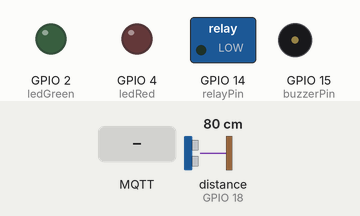
Recording of a sketch running on a simulated ESP32-S3. Shown: switched loads named in the sketch (green lamp = pin HIGH), output pins drawn as LEDs (lit = HIGH), buzzer (waves = sounding). Wiring (inferred from the names in the program): ultrasonic range finder: trigger GPIO 5; echo GPIO 18. The inputs (shaded band) are chosen by the test bench; at power-on: distance to the obstacle (sensor on GPIO 18) 80 cm. The echo pulse lasts 58.3 µs per cm; WiFi joins after 1.5 s; servers stay silent unless stated; the local clock reads 2024-03-15 10:24:30 at power-on unless the sketch sets it; no MQTT or app messages arrive unless stated; pins used as bus, display or sensor lines are not drawn; what the sketch prints to the serial monitor is not drawn.

Above: at 2.7 s.
2.8 s: MQTT message "1" arrives on the first subscribed topic
At 8.0 s:
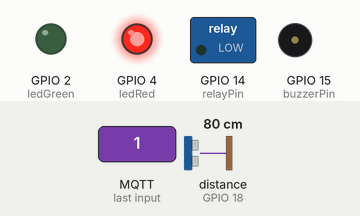
9.7 s: distance to the obstacle (sensor on GPIO 18) set to 55 cm
12.7 s: distance to the obstacle (sensor on GPIO 18) set to 48 cm
19.7 s: MQTT message "on" arrives on the first subscribed topic
At 23.7 s:
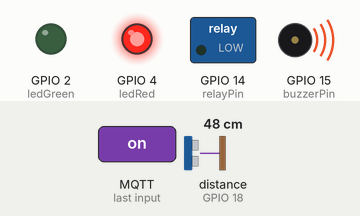
24.7 s: MQTT message "0" arrives on the first subscribed topic
At 33.1 s:
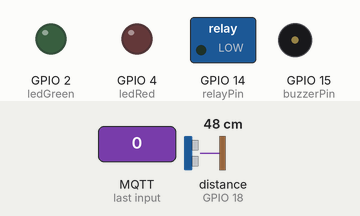
Timing chart, 0 to 34.1 s (numbered marks = the images above; inputs shaded):
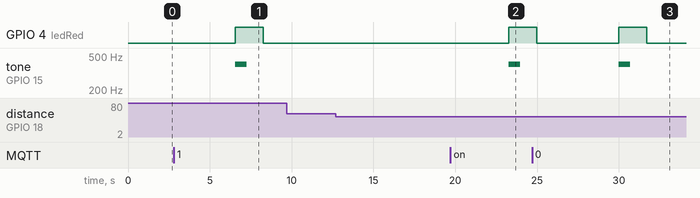

Measured:
- after the input at 2.8 s, GPIO 4 (ledRed): LOW → HIGH after 3.8 s, → LOW 1.7 s later; tone on GPIO 15 (buzzerPin): silent → 400 Hz after 3.8 s, → silent 0.70 s later
- after the input at 9.7 s, every drawn part: stays the same
- after the input at 12.7 s, every drawn part: stays the same
- after the input at 19.7 s, GPIO 4 (ledRed): LOW → HIGH after 3.6 s; tone on GPIO 15 (buzzerPin): silent → 400 Hz after 3.6 s, → silent 0.70 s later
- after the input at 24.7 s, tone on GPIO 15 (buzzerPin): silent → 400 Hz after 5.3 s, → silent 0.70 s later

The sketch:

Device_Iot_Arduino.ino
```cpp
#include <Arduino.h>
#include <WiFi.h>
#include <ArduinoJson.h>
#include <WiFiClientSecure.h>
#include <PubSubClient.h>
#include "time.h" // Para sincronización NTP

// ===================== CONFIGURACIÓN Wi-Fi y MQTT =====================
const char *ssid = "abc";
const char *password = "";
const char* mqtt_server = "totox.local"; // Dirección o IP del broker
const int mqtt_port = 8883;

// Tópicos MQTT
const char* topic_rostro = "sensor/rostro";      // Para recibir mensaje de detección facial
const char* topic_distancia = "sensor/distancia"; // Para enviar mensaje cuando alguien está cerca

// ===================== CERTIFICADOS (Mutua Autenticación) =====================

const char* ca_cert = \
"-----BEGIN CERTIFICATE-----\n" \
"MIIFCTCCAvGgAwIBAgIULdSVvYRBWJEOBOAS6C652y35a1EwDQYJKoZIhvcNAQEL\n" \
"BQAwFDESMBAGA1UEAwwJTXlNUVRULUNBMB4XDTI1MTEwNzIzMjU0MloXDTM1MTEw\n" \
"NTIzMjU0MlowFDESMBAGA1UEAwwJTXlNUVRULUNBMIICIjANBgkqhkiG9w0BAQEF\n" \
"AAOCAg8AMIICCgKCAgEA05vtdVpbELZMPvcY8YMO5irlf1MwtzX4h5OxR5czmtr6\n" \
"IYTD/Vcpd8BFjrxhv48YTTVEzVEdyxuuMWhT0uwAN1Tr7cZYdKhhQakdDzCjgcOW\n" \
"M5nOI34tlZ4L3MsOzqh463lWknU7/Ihq088wn1tE0//C87LzXPOp4BR7IIjsmvdK\n" \
"s31bqweLvWY/f6NNIWA5M3ckaITpBsASIYx8AEunqyb6qRyt9w/PstThJcqd9O9o\n" \
"ebHJMyEMQNjlQ0JrCFIhkDafNF1a/sKOU/ozU2n58d7+J577qxM9i7BIe4H4vWEl\n" \
"DsAGgifF4s7oBZI0KYqeSWUsUjvaPy8Z6vBeJTNznssKvRkac4Jt5WfO24GQz9On\n" \
"4qZXkpr3/b7wEE/mXeQnl6ZjEUB7FX+TEr+jwMgbsIMZH/x+cHkgXYdT1p8niEh1\n" \
"wge6KwVJqnrEdXz6SS56A4gtIh9RCVpEgNVBUepy0Kxmbi6yOE2G50xrZbacN3RW\n" \
"V7Id7JFGK0QekTUVmnXXRaii6j8mCO1s8o+PlFL5wuxmuRFUqngEyctz/4ozwNHC\n" \
"5kEu2QwVwVIQuGXQEOum+a6LCE1Dk/yTHj0c03deZ63VuRcQacGyqV/niEHxckgX\n" \
"po0fHghQNarQcyjfJ368KINah9VD6rJm0Rcz2SWazQzbRBVE3v5gQYP/nZYoI0cC\n" \
"AwEAAaNTMFEwHQYDVR0OBBYEFNIw18JL/ZbPkkTLolwycOPp4EMyMB8GA1UdIwQY\n" \
"MBaAFNIw18JL/ZbPkkTLolwycOPp4EMyMA8GA1UdEwEB/wQFMAMBAf8wDQYJKoZI\n" \
"hvcNAQELBQADggIBAM/FahYtOtxB7T4CIHEpIMPJLXVMPChnpQOB11XzUhmUehdQ\n" \
"sLsP1QsHAGjlYNS+KN3lBePd105K1DzLtvNydKqjfHoPtxrRevJUjbt3xNMvqgXb\n" \
"9x3qVKEF1s++BcY+DFUV8yDGmQZzeOvPr9kjSw63iH1IJKFTZ/ra3JqMCF7BkcLN\n" \
"hSiXVJOHXdkAaxK5Frjil7RLdYwTxnZec7jjENV8dFJBgJWeAfDBG07zI90MqYXj\n" \
"q+VBQ+g/GwVf7+Zjt7UPvX1XzJehTrCKw/gVhVnqTwGsdue5t+oXVmsqYFFOHgtX\n" \
"r3SYhxY3muOX0Gof7ueWB5SsdTgiuN+evS5Nhw2H1vTiuDY1Nc4JsaArOHwfa16H\n" \
"4jYxbn9vrGvK+iliMJo/pfUgWqoTQn47/gWB3SyD663CYzZuyRVVu02TKAStUKeO\n" \
"tLIc1i3DvwCM8h/VNByMBft20N9lO7vt3k9VUKKYS9sYk30a1rhtUtnSxJM1gnTM\n" \
"5JvHyq9nlSiLnw/WuaB73/XStA779tX9ISxTPXUKHpZaO8XUF9rwc3E4R8gb2Y1I\n" \
"I0VZ8PhvfukhR1gZlol5/g5a82NzWLUlxxrvcjFxOFUoawTkOOTMGKXj3cQUwunK\n" \
"ER+1JgNdegGytY6IAzPN0M5P7RF2wRm6FSfOihztwyydAVcM3bcyV1lhxtVJ\n" \
"-----END CERTIFICATE-----\n" ;


const char* client_cert = \
"-----BEGIN CERTIFICATE-----\n" \
"MIID+zCCAeOgAwIBAgIUF1XjY5MzjY6GMynHa98zc5vZ+2cwDQYJKoZIhvcNAQEL\n" \
"BQAwFDESMBAGA1UEAwwJTXlNUVRULUNBMB4XDTI1MTEwNzIzMjcxM1oXDTI2MTEw\n" \
"NzIzMjcxM1owFzEVMBMGA1UEAwwMZXNwMzItY2xpZW50MIIBIjANBgkqhkiG9w0B\n" \
"AQEFAAOCAQ8AMIIBCgKCAQEAkySgA71MGslavXY7FpJNr8Q3ILCRfaEB4pYSVSpJ\n" \
"49m3RW576PM40KhzZmrf0KObOJx6l/16/z+hY4IhF+O79rPfPXbbYXNDdYwgms+I\n" \
"UNswrsFYmQ3bz6iTy5J5+ecK2A1KcHj9asUTioMLBTinZFXeu4hO3S0F4eq+DhtR\n" \
"5eWdW0U4xyWM6bBqyBIl010my4XEqzZ4wmjw5/MAZ/D5YGSXsJGkY3yQNnt7oay7\n" \
"onwEjuluDlMKr32RrpRejs7VgmtsqkiZvJjpZ9AzmDjmN/E/Dim1cLajgOu23GTa\n" \
"cuxq58AKHBRqJh9JAN1KKjHDc/hwfhQwRm+ZSsQNMUsHLQIDAQABo0IwQDAdBgNV\n" \
"HQ4EFgQUBFM7V2lqYtmNc4CwRJ+e/IgjtxowHwYDVR0jBBgwFoAU0jDXwkv9ls+S\n" \
"RMuiXDJw4+ngQzIwDQYJKoZIhvcNAQELBQADggIBAMmrI2jeMqBx4yRTRoyAmC1N\n" \
"1VQEpqi7dfUK7P3z2GkQBQslTZ7Mmqi1Um/5Hg5cV+FLp+4Ovhn73Qg05qWQjiye\n" \
"uLljQB7ObUnFsXW3wQNZ3b9zYN1z8duqprwTFjxfqBIs+TNmCf0v8g/kCRsczeCq\n" \
"7fxH+aeIP2Saphv6YH47fDd+NtDZB13c17+BKAlrtoLEFySLTPwWrPijFaUU8pb1\n" \
"/eBuhE42dFamUidxJ/Zz7CcqHy4Hn+PG0kQIJYDwHWQ4x2i3oqVUEatdCc9Lf5a0\n" \
"CYKuxr/HEeCpFyjngk21wzPYcBSBaYkIbYO0404etmBlxtoLYl4x1ZlU+0ay7bVL\n" \
"mS9oTk96RUVCbh91MJOeuj9YFnucCjTjiz4/rMpbD5T/qMyskS35tpo6g8rBgyxU\n" \
"4JEDJDKYXoK+1skmboyRtFvgYzO5a8rXgeAYyKOZs/XsVSwjumaIZKhjsnURAIJ7\n" \
"1pN00uGBbw2suBSLkFXUTRBNdqCGc+Hf/UrU4++cbhddjO9G6zlcW/hlkFJqrHCy\n" \
"+BfC3GiUT8ZdTh8KzzjynrOELj1pDOJLNYfnj6B6A2RrzsiSu0quiaePmZNd/7nb\n" \
"fQcutjIa/ZwQ5IHassf71uYhfcm75TAixv8ytqC2ni6Bi/Cr3DexKXOMHy/skzwC\n" \
"GsojdU0ZoRT+dBtay5gd\n" \
"-----END CERTIFICATE-----\n";


const char* client_key = \
"-----BEGIN PRIVATE KEY-----\n" \
"MIIEvgIBADANBgkqhkiG9w0BAQEFAASCBKgwggSkAgEAAoIBAQCTJKADvUwayVq9\n" \
"djsWkk2vxDcgsJF9oQHilhJVKknj2bdFbnvo8zjQqHNmat/Qo5s4nHqX/Xr/P6Fj\n" \
"giEX47v2s989dtthc0N1jCCaz4hQ2zCuwViZDdvPqJPLknn55wrYDUpweP1qxROK\n" \
"gwsFOKdkVd67iE7dLQXh6r4OG1Hl5Z1bRTjHJYzpsGrIEiXTXSbLhcSrNnjCaPDn\n" \
"8wBn8PlgZJewkaRjfJA2e3uhrLuifASO6W4OUwqvfZGulF6OztWCa2yqSJm8mOln\n" \
"0DOYOOY38T8OKbVwtqOA67bcZNpy7GrnwAocFGomH0kA3UoqMcNz+HB+FDBGb5lK\n" \
"xA0xSwctAgMBAAECggEANOi3BxEyw/ECSV0xmwipmZmvDvieoDNcd6rp1ajan+0h\n" \
"6vvy301R8SmZMUsdxqqFvoH5zRxO9WhecmcQ2kO/y1JbZAEQmoZ1S9fCw5f7VsOy\n" \
"Sixo3MQwdYeS+WDmrlcHPa/tw+qliRZrU+OR+2MnQbtk1z8IyJwPYPBlPbJSLR1r\n" \
"X0PcxV2FnR4VCsJ2vlUx9CnPZXQhYG0N+EnO6ahyz9gB/7dtl32l2VlmfdKrAvFb\n" \
"pL8NUAppc/fXAa/rlLQJyKvACOMoxlc2Tz5pZTHcADxLX/W5uXmwzDXJyhgi30qQ\n" \
"MVn7CdqQAUpi1eAUclOJB/OprcoT8PmOJqJYtXP7OwKBgQDJU0vZofUi/sgm6Ull\n" \
"ehQKrvQgw4/LVOVQqdg6NQ6r4jWi0sLdFyPpvnZCVz6vV3EQ686oK8N4MN3/m6aU\n" \
"cxPShXqNH0CARpS9oVX9ieo3aSa0yFijyYmZl4fjthJx7y2BPv2wCfmZonfqWZO2\n" \
"o7QqHmkL7xFWm0N5g5ggoyNPbwKBgQC7GmxF1i6rn3yGts6Z6p8Vp6Y8ivQ0nE2l\n" \
"q6iIfWye2GOc4b8Zb9LHFKJrA+dB7JqQaQbszq2w4BB1DsN5T5c+iH2xQ4br9yCQ\n" \
"7gR9NEQ67XG988lZOrkD6ovDjRyTSjFG1cI5ASgmmjZzC+pZpYFyNcWa2UPC+uBw\n" \
"GXeB5rYFIwKBgB9xvxsSzLLWkHRjY29SDedNRBwJ71+WtupOXNNajhwSjMYNnRnj\n" \
"D1zmvpnF/qhsQ+Ccs/5YN4OCPmo56V6uSp5K8sUv6GcgnwKvPDsJW2ekKMN7tzx9\n" \
"sdwnarYKLf9VmAnjyMPCCxYP5iLYMtYH44/giA+xG0gnn/ZOs2gFkvJJAoGBAJA0\n" \
"gkSlGl1eU6zEkqGgajJXf1FkS2mNGm9YyVFBUglvf/73IsFpJUwZBEF0xbVStaId\n" \
"wJ+df9M2Lpj54wDJrikdK7sG76NIWgo52K3jLb85KJQdpA8oqlZxXH1Acki3Qxl0\n" \
"QPiMgrSV4Od0xI+JdyZeeUmqsIZDs93SUwCEn79/AoGBAKD3jbUIpZVF6MSzURpf\n" \
"mzhspnzXrYndvMFJuVttj0/OuLI36ARH/k6LFEYtBqGQKYTEZ0i6oN0MvL27jBxS\n" \
"ytCw2GK93WwpoldC7oP2gGsUkOxs4VZ3cDq8SNkOyY0+IOMILkxmj0geG2OF7Ahn\n" \
"ZzB8eva/t+cxJApUtyzXD+E2\n" \
"-----END PRIVATE KEY-----\n";


// ===================== OBJETOS GLOBALES =====================

WiFiClientSecure espClient;
PubSubClient client(espClient);


// ===================== PINES =====================
const int ledGreen   = 2;   // LED ok (GPIO 2)
const int ledRed     = 4;   // LED deny (GPIO 4)
const int trigPin    = 5;   // Trigger del sensor ultrasónico (GPIO 5)
const int echoPin    = 18;  // Echo del sensor ultrasónico (GPIO 18)
const int relayPin   = 14;  // Pin para controlar el relay (GPIO 14)
const int buzzerPin  = 15;  // Buzzer (GPIO 15)

// ===================== FUNCIONES =====================

// --- Conectar a la red Wi-Fi ---
void setup_wifi() {
  Serial.print("Conectando a Wi-Fi...");
  WiFi.begin(ssid, password);
  while (WiFi.status() != WL_CONNECTED) {
    delay(500);
    Serial.print(".");
  }
  Serial.println("\nWiFi conectado");
}

// --- Sincronizar hora mediante NTP ---
void syncTime() {
  // Usa un servidor NTP público
  configTime(0, 0, "pool.ntp.org", "time.nist.gov");

  Serial.print("Sincronizando hora...");

  time_t now = time(nullptr);
  int attempts = 0;

  // Intentar por un máximo de 10 intentos
  while (now < 8 * 3600 * 2 && attempts < 10) {
    delay(500);
    Serial.print(".");
    now = time(nullptr);
    attempts++;
  }

  if (now > 8 * 3600 * 2) {
    Serial.println("\nHora sincronizada");
  } else {
    Serial.println("\nError al sincronizar hora");
  }
}


// --- Callback: maneja los mensajes recibidos por MQTT ---
void callback(char* topic, byte* payload, unsigned int length) {
  String message = "";
  for (unsigned int i = 0; i < length; i++) {
    message += (char)payload[i];
  }
  Serial.print(topic);
  Serial.print(" | Mensaje JSON recibido: ");
  Serial.println(message);

  StaticJsonDocument<256> doc;
  deserializeJson(doc, message);

  bool autorizacion = doc["autorizacion"];
  String hora = doc["hora"] | "inconnue";

  if (autorizacion) {
    digitalWrite(ledGreen, HIGH);
    digitalWrite(ledRed, LOW);
    digitalWrite(relayPin, HIGH);
    soundGranted();
    delay(1500);
    digitalWrite(relayPin, LOW);
    digitalWrite(ledGreen, LOW);
  } else {
    digitalWrite(ledRed, HIGH);
    digitalWrite(ledGreen, LOW);
    digitalWrite(relayPin, LOW);
    soundDenied();
    delay(1000);
    digitalWrite(ledRed, LOW);
  }
}

// --- Reconexión al broker MQTT ---
void reconnect() {
  while (!client.connected()) {
    Serial.print("Connecting MQTT...");
    if (client.connect("ESP32S3Client")) {
      client.subscribe(topic_rostro);
      Serial.println("Subscribed to sensor/rostro");
    } else {
      Serial.print("Fail, rc=");
      Serial.println(client.state());
      delay(4000);
    }
  }
}


// --- Obtener hora actual en formato legible ---
String obtenerHora() {
  time_t now = time(nullptr);
  struct tm* t = localtime(&now);
  char buffer[25];
  strftime(buffer, sizeof(buffer), "%Y-%m-%d %H:%M:%S", t);
  return String(buffer);
}

// --- Medir distancia usando el sensor ultrasónico ---
float medirDistancia() {
  digitalWrite(trigPin, LOW);
  delayMicroseconds(2);
  digitalWrite(trigPin, HIGH);
  delayMicroseconds(10);
  digitalWrite(trigPin, LOW);
  long duration = pulseIn(echoPin, HIGH);
  return duration * 0.034 / 2; // Conversión a centímetros
}

// --- Publicar datos de detección al broker ---
void publicarDeteccion(float distancia) {
  StaticJsonDocument<256> doc;
  if (distancia > 50) {
    // No publicar si la distancia es mayor a 50 cm
    return;
  }
  doc["evento"] = "persona_detectada";
  doc["distancia_cm"] = distancia;
  doc["timestamp"] = obtenerHora();

  char buffer[256];
  serializeJson(doc, buffer);
  client.publish(topic_distancia, buffer);

  Serial.print("Mensaje JSON publicado: ");
  Serial.println(buffer);
}

// ======== SOUND FX ========
void soundGranted() {
  tone(buzzerPin, 1000, 200); delay(200);
  tone(buzzerPin, 1500, 200); delay(200);
  noTone(buzzerPin);
}

void soundDenied() {
  tone(buzzerPin, 400, 700); delay(700);
  noTone(buzzerPin);
}

// ===================== SETUP =====================
void setup() {
  Serial.begin(115200);
  pinMode(ledGreen, OUTPUT);
  pinMode(ledRed, OUTPUT);
  pinMode(relayPin, OUTPUT);
  pinMode(buzzerPin, OUTPUT);
  pinMode(trigPin, OUTPUT);
  pinMode(echoPin, INPUT);

  setup_wifi();
  syncTime();

  espClient.setCACert(ca_cert);
  espClient.setCertificate(client_cert);
  espClient.setPrivateKey(client_key);

  client.setServer(mqtt_server, mqtt_port);
  client.setCallback(callback);
  reconnect();
}

// ===================== LOOP =====================
void loop() {
  if (!client.connected()) reconnect();
  client.loop();

  float distancia = medirDistancia();
  publicarDeteccion(distancia);

  delay(5000); // Espera entre mediciones
}
```
